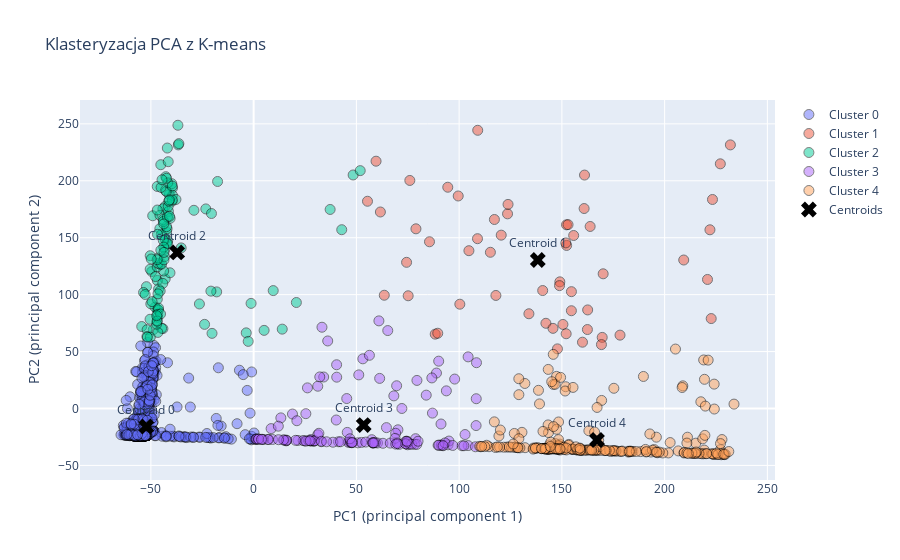

Notebook cell for this chart:
### Markdown cell above
### KMeans

### Code cell
from sklearn.cluster import KMeans
import pandas as pd
import plotly.graph_objs as go
from plotly.offline import iplot

num_clusters = 5

kmeans = KMeans(n_clusters=num_clusters)
principal_df['cluster'] = kmeans.fit_predict(principal_df[['principal component 1', 'principal component 2']])

traces = []
for cluster_id in range(num_clusters):
    cluster_data = principal_df[principal_df['cluster'] == cluster_id]
    trace = go.Scatter(
        x = cluster_data['principal component 1'],
        y = cluster_data['principal component 2'],
        mode = 'markers',
        marker = dict(
            size = 10,
            opacity = 0.5,  # Półprzezroczyste markery
            line = dict(
                width = 1,
                color = 'rgb(0, 0, 0)'
            )
        ),
        name = f'Cluster {cluster_id}'
    )
    traces.append(trace)


centroids = kmeans.cluster_centers_
centroid_trace = go.Scatter(
    x = centroids[:, 0],
    y = centroids[:, 1],
    mode = 'markers+text',
    marker = dict(
        size = 14,
        color = 'rgb(0,0,0)',
        symbol = 'x'
    ),
    text = [f'Centroid {i}' for i in range(num_clusters)],
    textposition = 'top center',
    name = 'Centroids'
)
traces.append(centroid_trace)


layout = go.Layout(
    title = 'Klasteryzacja PCA z K-means',
    xaxis = dict(title = 'PC1 (principal component 1)'),
    yaxis = dict(title = 'PC2 (principal component 2)'),
    hovermode = 'closest'
)


fig = go.Figure(data=traces, layout=layout)
iplot(fig, filename='pca-kmeans-clustering')

### Figure 1 — Plotly figure (JSON) as saved in the notebook; plotly's stock layout.template omitted (floating-point values rounded to 4 significant figures; data arrays with more than 128 entries replaced by an {"elided": "..."} marker saying what was removed)
{"data": [{"marker": {"line": {"color": "rgb(0, 0, 0)", "width": 1}, "opacity": 0.5, "size": 10}, "mode": "markers", "name": "Cluster 0", "type": "scatter", "x": {"elided": "969 float values"}, "y": {"elided": "969 float values"}}, {"marker": {"line": {"color": "rgb(0, 0, 0)", "width": 1}, "opacity": 0.5, "size": 10}, "mode": "markers", "name": "Cluster 1", "type": "scatter", "x": [55.4, 133.9, 163.7, 162.5, 222.7, 170.1, 154.6, 94.47, 155.7, 63.56, 140.7, 88.35, 104.8, 76.0, 123.6, 100.3, 160.0, 162.4, 169.6, 223.3, 152.3, 78.98, 160.8, 117.2, 152.2, 117.9, 75.2, 142.2, 85.57, 89.59, 61.68, 150.5, 59.57, 109.0, 169.2, 152.1, 161.0, 209.3, 149.0, 178.3, 222.0, 108.9, 115.2, 74.42, 220.9, 148.8, 154.6, 145.7, 120.5, 151.9, 232.0, 227.1, 99.55, 123.8, 153.0, 147.8], "y": [182.0, 83.21, 159.9, 86.57, 78.99, 118.3, 102.6, 194.4, 152.0, 99.48, 103.6, 65.31, 138.6, 200.3, 171.0, 91.6, 58.23, 69.35, 62.45, 183.6, 143.2, 157.8, 175.6, 166.0, 161.3, 99.3, 99.01, 74.84, 146.4, 66.1, 172.6, 73.83, 217.2, 244.4, 56.12, 65.64, 205.0, 130.4, 111.2, 64.43, 157.0, 149.1, 137.2, 128.4, 113.3, 107.9, 85.87, 70.38, 152.3, 145.4, 231.5, 214.9, 186.7, 179.3, 161.5, 52.36]}, {"marker": {"line": {"color": "rgb(0, 0, 0)", "width": 1}, "opacity": 0.5, "size": 10}, "mode": "markers", "name": "Cluster 2", "type": "scatter", "x": [-18.0, -46.86, -49.58, -43.21, -43.07, -52.17, -43.06, -46.97, -26.39, -46.87, -46.25, -48.85, -49.12, -46.92, -42.74, -44.21, -54.46, -50.35, -3.614, -45.49, -44.15, -42.35, -47.97, -41.06, -17.55, -44.15, -23.88, -41.82, -45.58, -39.49, -50.04, -45.64, -47.76, -44.91, -46.88, -39.64, -41.45, -39.82, -42.12, -46.87, 5.086, -46.78, -42.38, -40.72, -53.57, 9.519, -39.5, -43.78, -43.02, -46.54, -42.32, -41.58, -41.91, -46.95, -51.85, -35.28, -44.06, -43.97, -46.79, -46.33, -37.81, -51.93, -40.65, -42.92, -36.68, -45.48, -46.27, -42.52, -43.91, -2.654, -46.49, -41.94, -49.43, -23.27, -44.78, -43.77, -44.8, -52.79, -41.79, -50.29, -51.71, -46.62, 37.22, -20.54, -47.25, -46.72, 48.41, -46.57, -43.38, -42.01, -45.17, -45.31, -43.75, -20.79, -29.06, -40.96, -39.58, -50.41, 20.78, -46.96, -42.38, -43.63, -36.38, -41.33, -47.17, -45.15, -50.34, -45.04, -40.96, -44.58, -39.61, -41.57, 13.91, -36.86, -46.94, -20.26, -49.82, -43.61, 51.86, 42.87, -1.255], "y": [102.4, 87.11, 120.3, 139.9, 177.5, 107.0, 113.8, 76.28, 91.82, 112.5, 105.0, 69.22, 169.3, 195.0, 203.6, 109.9, 72.01, 122.3, 66.43, 103.2, 70.13, 155.0, 88.98, 187.9, 199.4, 175.5, 73.9, 147.3, 169.7, 193.7, 91.94, 157.9, 115.9, 152.7, 96.0, 182.1, 173.1, 197.4, 157.9, 174.3, 68.62, 80.14, 159.7, 119.2, 101.9, 103.6, 187.3, 120.8, 148.4, 100.7, 145.1, 177.5, 144.9, 124.4, 69.2, 141.1, 166.0, 147.7, 153.0, 86.35, 183.6, 63.18, 167.0, 191.6, 231.5, 126.6, 88.15, 190.6, 164.3, 58.97, 127.5, 168.2, 93.84, 175.3, 126.9, 162.1, 70.43, 100.1, 198.2, 62.67, 62.68, 66.81, 174.8, 171.3, 74.06, 82.69, 205.1, 132.1, 133.4, 228.8, 214.1, 83.03, 141.8, 103.1, 174.1, 168.8, 183.2, 78.37, 93.1, 76.85, 202.2, 130.6, 232.6, 182.2, 81.54, 139.0, 134.2, 194.2, 183.2, 200.9, 195.4, 216.8, 69.7, 248.8, 130.7, 65.99, 131.3, 137.1, 208.9, 157.0, 92.32]}, {"marker": {"line": {"color": "rgb(0, 0, 0)", "width": 1}, "opacity": 0.5, "size": 10}, "mode": "markers", "name": "Cluster 3", "type": "scatter", "x": {"elided": "132 float values"}, "y": {"elided": "132 float values"}}, {"marker": {"line": {"color": "rgb(0, 0, 0)", "width": 1}, "opacity": 0.5, "size": 10}, "mode": "markers", "name": "Cluster 4", "type": "scatter", "x": {"elided": "241 float values"}, "y": {"elided": "241 float values"}}, {"marker": {"color": "rgb(0,0,0)", "size": 14, "symbol": "x"}, "mode": "markers+text", "name": "Centroids", "text": ["Centroid 0", "Centroid 1", "Centroid 2", "Centroid 3", "Centroid 4"], "textposition": "top center", "type": "scatter", "x": [-52.19, 138.3, -37.21, 53.55, 167.1], "y": [-15.79, 130.4, 137.1, -14.54, -27.68]}], "layout": {"hovermode": "closest", "title": {"text": "Klasteryzacja PCA z K-means"}, "xaxis": {"title": {"text": "PC1 (principal component 1)"}}, "yaxis": {"title": {"text": "PC2 (principal component 2)"}}}}
